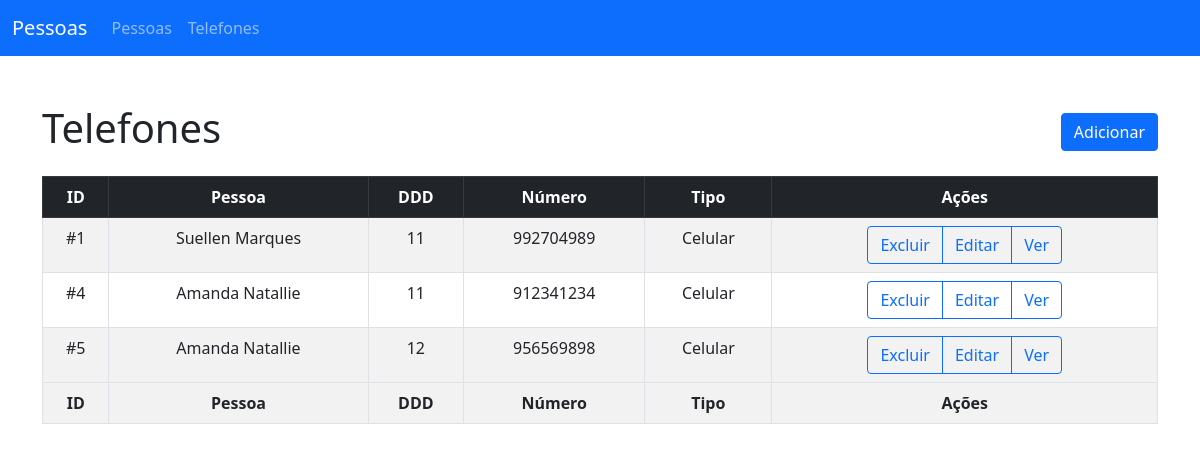
Page /telephones/index.php on the committed database.
### tables this page shows
CREATE TABLE `tbl_telefones` (
  `t_id` int(11) NOT NULL,
  `t_id_pessoa` int(255) NOT NULL,
  `t_numero` int(10) NOT NULL,
  `t_ddd` int(3) NOT NULL,
  `t_tipo` int(1) NOT NULL
);

CREATE TABLE `tbl_pessoas` (
  `p_id` int(11) NOT NULL,
  `p_nome` varchar(500) NOT NULL,
  `p_endereco` text NOT NULL
);

### telephones/index.php (the view, shortened to what this page needs)
<?php require "../_helpers/index.php";
echo siteHeader("Gerenciar Telefones");
require("../_config/connection.php");
$query = "SELECT * FROM tbl_telefones inner join tbl_pessoas on tbl_pessoas.p_id = tbl_telefones.t_id_pessoa";
$result = $conn->query($query);
$rows = $result->fetch_all(MYSQLI_ASSOC);
?>
<section class="container mt-5 mb-5">
	<div class="row mb-3">
		<div class="col">
			<h1>Telefones</h1>
		</div>
		<div class="col d-flex justify-content-end align-items-center">
			<a class="btn btn-primary" href="add.php">Adicionar</a>
		</div>
	</div>
	<table class="table table-striped table-bordered text-center">
		<thead class="table-dark">
			<tr>
				<th>ID</th>
				<th>Pessoa</th>
				<th>DDD</th>
				<th>Número</th>
				<th>Tipo</th>
				<th>Ações</th>
			</tr>
		</thead>
		<tbody>
			<?php foreach ($rows as $telephone) : ?>
				<tr>
					<td>
						<?= "#".$telephone["t_id"] ?>
					</td>
					<td>
						<?= $telephone["p_nome"] ?>
					</td>
					<td>
						<?= $telephone["t_ddd"] ?>
					</td>
					<td>
						<?= $telephone["t_numero"] ?>
					</td>
					<td>
						<?= $telephone["t_tipo"] == 1 ? "Fixo" : "Celular" ?>
					</td>
					<td>
						<div class="btn-group" role="group">
							<button type="button" class="btn btn-outline-primary" onclick="confirmDelete(<?= $telephone['t_id'] ?>)">
								Excluir
							</button>
							<a href="edit.php?id=<?= $telephone["t_id"] ?>" class="btn btn-outline-primary">
								Editar
							</a>
							<a href="view.php?id=<?= $telephone["t_id"] ?>" class="btn btn-outline-primary">
								Ver
							</a>
						</div>
					</td>
				</tr>
			<?php endforeach; ?>
		</tbody>
		<tfooter class="table-dark">
			<tr>
				<th>ID</th>
				<th>Pessoa</th>
				<th>DDD</th>
				<th>Número</th>
				<th>Tipo</th>
				<th>Ações</th>
			</tr>
		</tfooter>
	</table>
</section>
<?php require("../_partials/footer.php"); ?>

### rows in the picture
tbl_telefones: t_id "1", t_id_pessoa.p_nome "Suellen Marques", t_ddd "11", t_numero "992704989", t_tipo "Celular"
tbl_telefones: t_id "4", t_id_pessoa.p_nome "Amanda Natallie", t_ddd "11", t_numero "912341234", t_tipo "Celular"
tbl_telefones: t_id "5", t_id_pessoa.p_nome "Amanda Natallie", t_ddd "12", t_numero "956569898", t_tipo "Celular"
